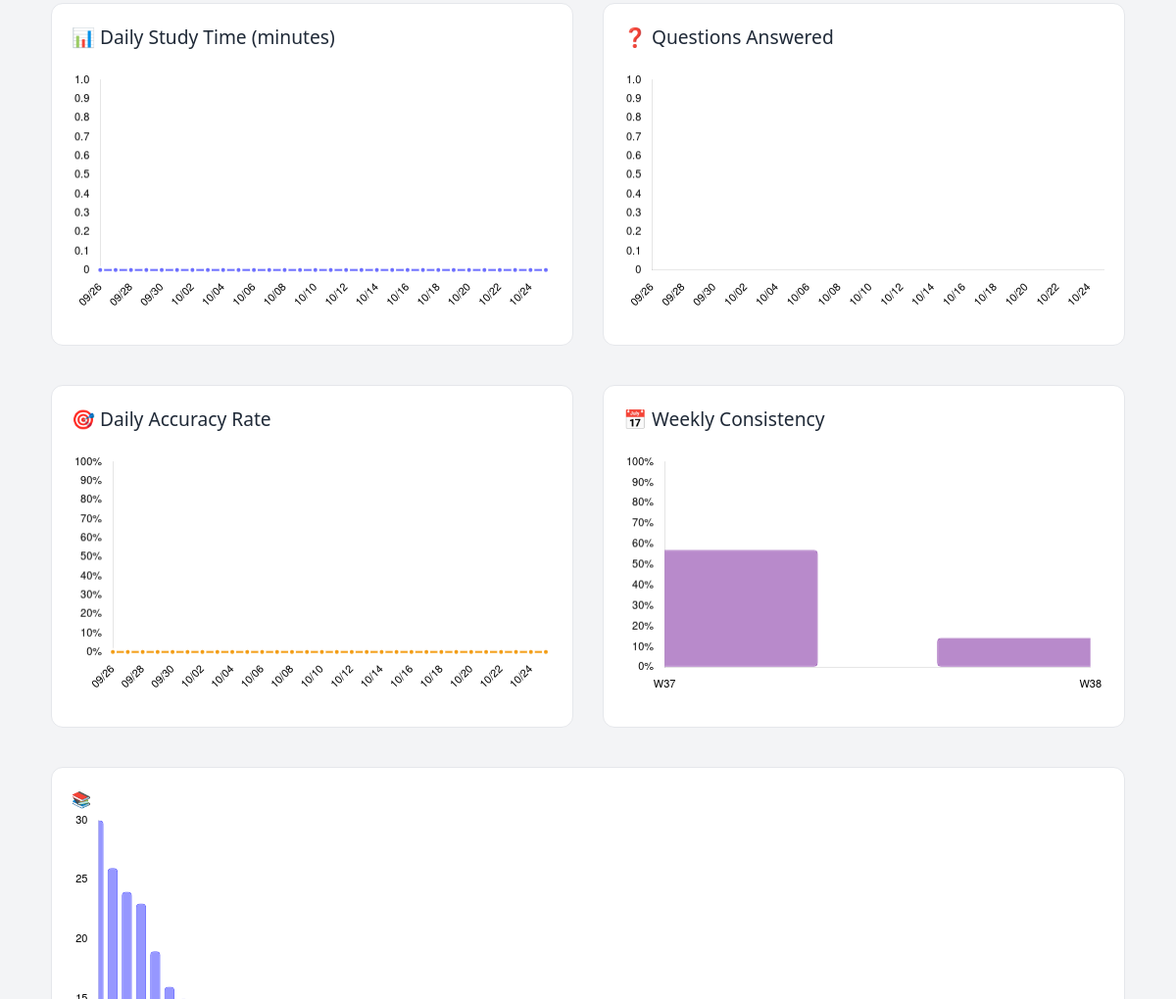
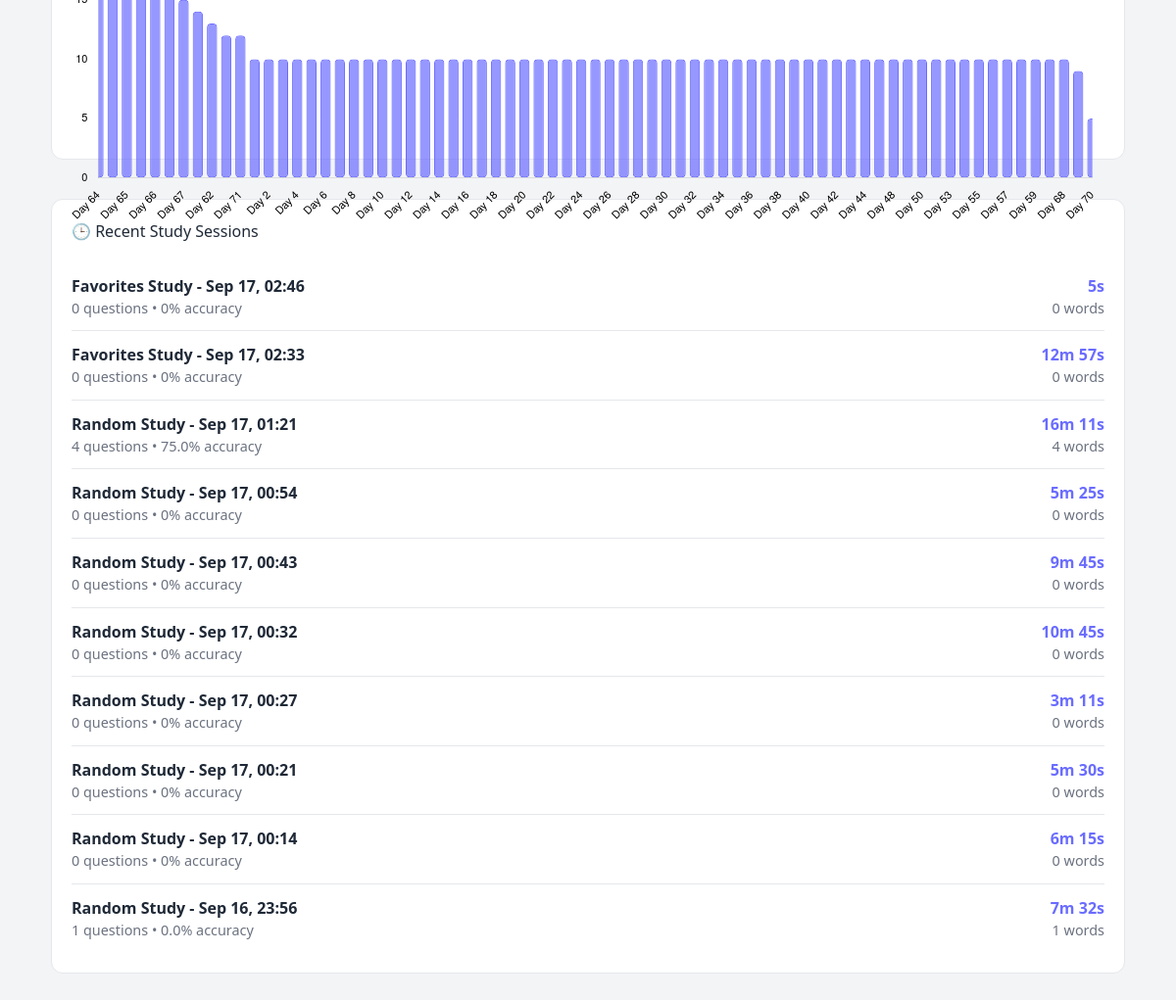
Page /statistics/ (signed in, lower part) on the earlier database version (2 pictures, top to bottom).
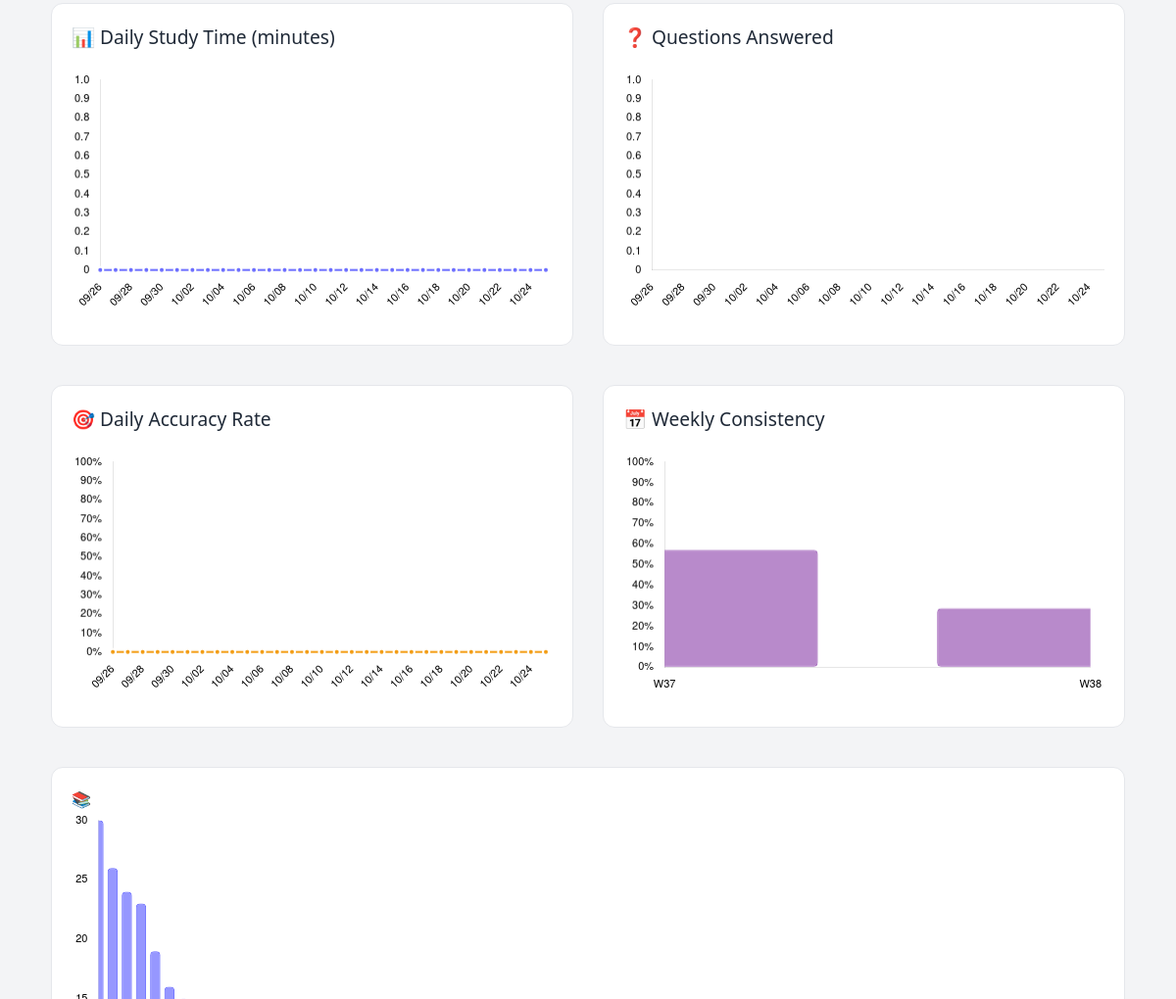
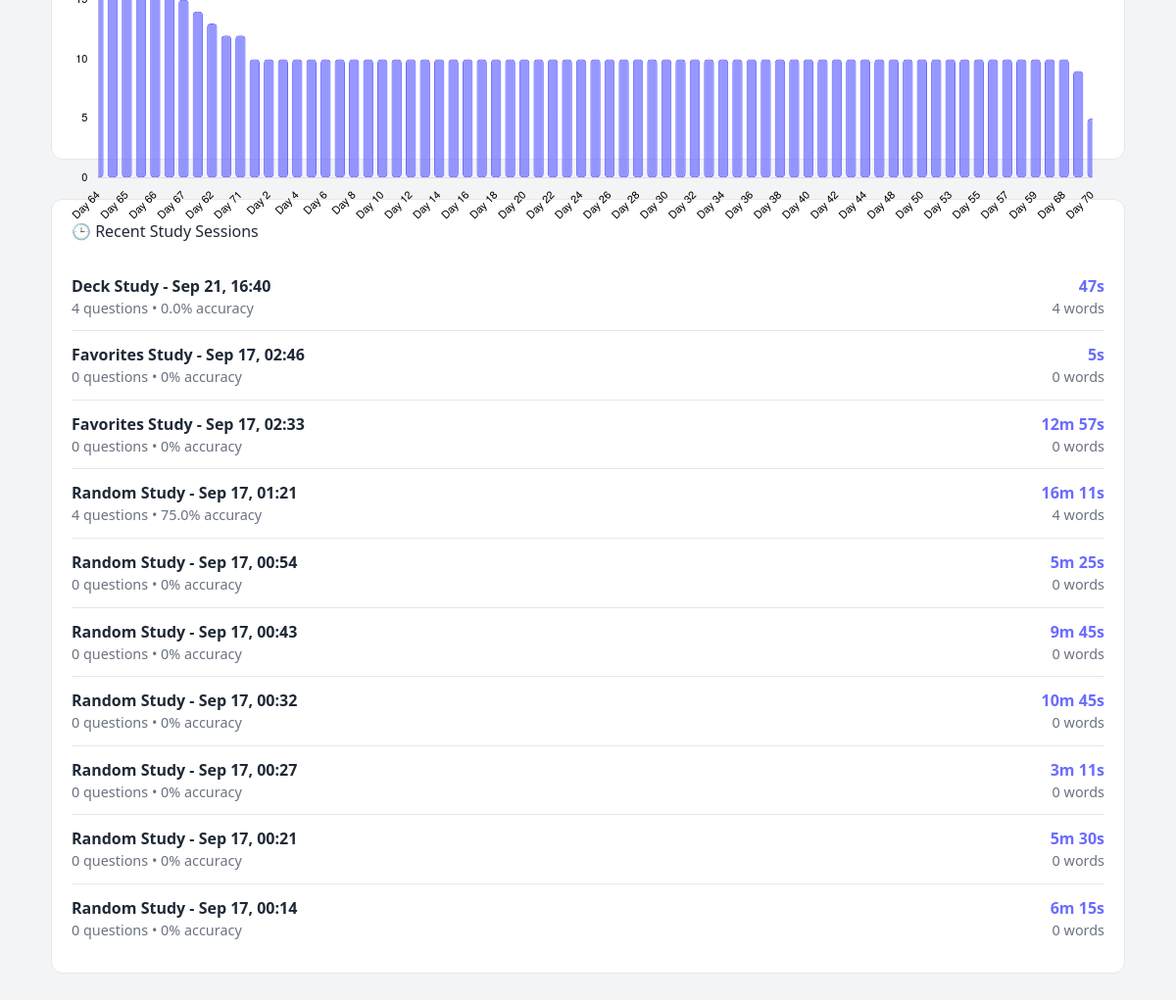
Same page on the later database version (2 pictures, top to bottom).
### vocabulary/models.py (models this page shows, shortened)
class StudySession(models.Model):
    STUDY_MODE_CHOICES = [
        ('deck', 'Deck Study'),
        ('random', 'Random Study'),
        ('favorites', 'Favorites Study'),
        ('spaced_repetition', 'Spaced Repetition'),
    ]
    user = models.ForeignKey(settings.AUTH_USER_MODEL, on_delete=models.CASCADE, related_name='study_sessions')
    session_start = models.DateTimeField(auto_now_add=True)
    session_end = models.DateTimeField(null=True, blank=True)
    study_mode = models.CharField(max_length=20, choices=STUDY_MODE_CHOICES, default='deck')
    decks_studied = models.ManyToManyField(Deck, blank=True, help_text="Decks included in this session")
    total_questions = models.PositiveIntegerField(default=0)
    correct_answers = models.PositiveIntegerField(default=0)
    incorrect_answers = models.PositiveIntegerField(default=0)
    session_duration_seconds = models.PositiveIntegerField(default=0, help_text="Total session duration in seconds")
    words_studied = models.PositiveIntegerField(default=0, help_text="Unique words encountered in this session")
    average_response_time = models.FloatField(default=0.0, help_text="Average time per question in seconds")
    created_at = models.DateTimeField(auto_now_add=True)
    updated_at = models.DateTimeField(auto_now=True)
    class Meta:
        ordering = ['-session_start']
        indexes = [
            models.Index(fields=['user', 'session_start']),
            models.Index(fields=['user', 'study_mode']),
        ]
    @property
    def accuracy_percentage(self):
        if self.total_questions == 0:
            return 0
        return round((self.correct_answers / self.total_questions) * 100, 1)
    @property
    def duration_formatted(self):
        if self.session_duration_seconds == 0:
            return "0m 0s"
        minutes = self.session_duration_seconds // 60
        seconds = self.session_duration_seconds % 60
        if minutes > 0:
            return f"{minutes}m {seconds}s"
        else:
            return f"{seconds}s"

### vocabulary/views.py (the view)
# urls.py: path('statistics/', views.statistics_view, name='statistics'),
@login_required
def statistics_view(request):
    from .statistics_utils import get_user_statistics_summary
    from .models import DailyStatistics, WeeklyStatistics
    import json as _json
    from django.db.models import Sum, Avg
    period = request.GET.get('period', '30')
    try:
        period_days = int(period)
    except ValueError:
        period_days = 30
    stats_summary = get_user_statistics_summary(request.user, period_days)
    end_date = timezone.now().date()
    start_date = end_date - timedelta(days=period_days-1)
    daily_stats = DailyStatistics.objects.filter(
        user=request.user,
        date__range=[start_date, end_date]
    ).order_by('date')
    chart_dates = []
    study_times = []
    questions_answered = []
    accuracy_rates = []
    current_date = start_date
    daily_stats_dict = {stat.date: stat for stat in daily_stats}
    while current_date <= end_date:
        chart_dates.append(current_date.strftime('%m/%d'))
        if current_date in daily_stats_dict:
            stat = daily_stats_dict[current_date]
            study_times.append(round(stat.total_study_time_seconds / 60, 1))  # Convert to minutes
            questions_answered.append(stat.total_questions_answered)
            accuracy_rates.append(stat.accuracy_percentage)
        else:
            study_times.append(0)
            questions_answered.append(0)
            accuracy_rates.append(0)
        current_date += timedelta(days=1)
    user_decks = Deck.objects.filter(user=request.user)
    deck_data = user_decks.annotate(card_count=Count('flashcards')).order_by('-card_count')
    deck_labels = [deck.name for deck in deck_data]
    deck_counts = [deck.card_count for deck in deck_data]
    recent_sessions = StudySession.objects.filter(
        user=request.user,
        session_end__isnull=False
    ).order_by('-session_start')[:10]
    weekly_stats = WeeklyStatistics.objects.filter(
        user=request.user
    ).order_by('-year', '-week_number')[:12]  # Last 12 weeks
    weekly_consistency = []
    weekly_labels = []
    for week_stat in reversed(weekly_stats):
        weekly_labels.append(f"W{week_stat.week_number}")
        weekly_consistency.append(week_stat.consistency_percentage)
    context = {
        'period_days': period_days,
        'stats_summary': stats_summary,
        'recent_sessions': recent_sessions,
        'chart_dates': _json.dumps(chart_dates),
        'study_times': _json.dumps(study_times),
        'questions_answered': _json.dumps(questions_answered),
        'accuracy_rates': _json.dumps(accuracy_rates),
        'weekly_labels': _json.dumps(weekly_labels),
        'weekly_consistency': _json.dumps(weekly_consistency),
        'deck_labels': _json.dumps(deck_labels),
        'deck_counts': _json.dumps(deck_counts),
        'period_options': [
            {'value': '7', 'label': 'Last 7 days'},
            {'value': '30', 'label': 'Last 30 days'},
            {'value': '90', 'label': 'Last 3 months'},
            {'value': '365', 'label': 'Last year'},
        ],
        'current_period': period,
    }
    return render(request, 'vocabulary/enhanced_statistics.html', context)

### accounts/models.py (called while the page is built)
    @property
    def avatar_url(self):
        if self.avatar and hasattr(self.avatar, 'url'):
            return self.avatar.url
        return '/static/images/default-avatar.png'  # Default avatar fallback

### vocabulary/context_processors.py (called while the page is built)
    def _(message):
        return str(message)

### vocabulary/models.py (called while the page is built)
    @property
    def consistency_percentage(self):
        return round((self.study_days_count / 7) * 100, 1)

### vocabulary/statistics_utils.py (called while the page is built)
def get_study_streak(user, end_date=None):
    if end_date is None:
        end_date = timezone.now().date()
    streak = 0
    current_date = end_date
    while True:
        try:
            daily_stat = DailyStatistics.objects.get(user=user, date=current_date)
            if daily_stat.is_study_day:
                streak += 1
                current_date -= timedelta(days=1)
            else:
                break
        except DailyStatistics.DoesNotExist:
            break
    return streak

### vocabulary/templates/vocabulary/enhanced_statistics.html (shortened to what this page needs)
{% extends "base.html" %}
{% load static %}
{% block content %}
<div class="enhanced-stats-page">
  <div class="charts-section">
    <div class="chart-container">
      <h3>📊 Daily Study Time (minutes)</h3>
      <div class="chart-wrapper">
        <canvas id="studyTimeChart"></canvas>
      </div>
    </div>
    <div class="chart-container">
      <h3>❓ Questions Answered</h3>
      <div class="chart-wrapper">
        <canvas id="questionsChart"></canvas>
      </div>
    </div>
  </div>
  <div class="charts-section">
    <div class="chart-container">
      <h3>🎯 Daily Accuracy Rate</h3>
      <div class="chart-wrapper">
        <canvas id="accuracyChart"></canvas>
      </div>
    </div>
    <div class="chart-container">
      <h3>📅 Weekly Consistency</h3>
      <div class="chart-wrapper">
        <canvas id="consistencyChart"></canvas>
      </div>
    </div>
  </div>
  {% if deck_labels %}
  <div class="single-chart-container">
    <h3>📚 Cards per Deck</h3>
    <div class="single-chart-wrapper">
      <canvas id="deckChart"></canvas>
    </div>
  </div>
  {% endif %}
  {% if recent_sessions %}
  <div class="recent-sessions">
    <h3 style="margin-bottom:20px;color:var(--card-text-main);">🕒 Recent Study Sessions</h3>
    <div class="sessions-list">
      {% for session in recent_sessions %}
      <div class="session-item">
        <div class="session-info">
          <div style="font-weight:600;color:var(--card-text-main);">
            {{ session.get_study_mode_display }} - {{ session.session_start|date:"M d, H:i" }}
          </div>
          <div style="font-size:0.9em;color:var(--card-text-muted);">
            {{ session.total_questions }} questions • {{ session.accuracy_percentage }}% accuracy
          </div>
        </div>
        <div class="session-stats">
          <div style="font-weight:600;color:var(--primary-color);">{{ session.duration_formatted }}</div>
          <div style="font-size:0.9em;color:var(--card-text-muted);">{{ session.words_studied }} words</div>
        </div>
      </div>
      {% endfor %}
    </div>
  </div>
  {% endif %}
</div>
{% endblock %}

### vocabulary/templates/base.html (shortened to what this page needs)
{% load static %}
<!DOCTYPE html>
  <html lang="en">
  <head>
    <script src="https://cdn.tailwindcss.com"></script>
    <link rel="stylesheet" type="text/css" href="{% static 'css/main.css' %}" />
    <link
      rel="stylesheet"
      href="https://cdnjs.cloudflare.com/ajax/libs/font-awesome/6.0.0-beta3/css/all.min.css"
    />
  </head>
  <body class="bg-gray-100 dark:bg-gray-900">
    <main class="py-10">
      <div class="max-w-7xl mx-auto px-4 sm:px-6 lg:px-8">
        {% block content %}{% endblock %}
      </div>
    </main>
  </body>
</html>

### static/css/main.css (style rules this page uses)
* { margin: 0; padding: 0; box-sizing: border-box; }
body { background: #18182f; color: #fff; font-family: "Segoe UI", Tahoma, Geneva, Verdana, sans-serif; line-height: 1.6; min-height: 100vh; }

### vocabulary/templates/base.html (style rules this page uses)
:root { --primary-color: #6a6cff; --primary-color-dark: #5859d8; --background-main: #f3f4f6; --background-secondary: #ffffff; --background-light: #ffffff; --text-main: #1f2937; --text-muted: #6b7280; --border-color: #e5e7eb; --card-background: var(--background-secondary); --card-border-color: var(--border-color); --card-text-main: var(--text-main); --card-text-muted: var(--text-muted); --card-shadow: 0 1px 3px 0 rgba(0, 0, 0, 0.1), 0 1px 2px 0 rgba(0, 0, 0, 0.06); --card-shadow-hover: 0 4px 6px -1px rgba(0, 0, 0, 0.1), 0 2px 4px -1px rgba(0, 0, 0, 0.06); }

### vocabulary/templates/vocabulary/enhanced_statistics.html (style rules this page uses)
.enhanced-stats-page { max-width: 1400px; margin: 0 auto; padding: 20px; overflow-x: hidden; min-height: 100vh; box-sizing: border-box; }
html, body { overflow-x: hidden; }
* { box-sizing: border-box; }
.charts-section { display: grid; grid-template-columns: 1fr 1fr; gap: 30px; margin-bottom: 40px; }
.chart-container { background: var(--card-background); border: 1px solid var(--card-border-color); border-radius: 12px; padding: 20px; position: relative; height: 350px; overflow: hidden; box-sizing: border-box; }
.chart-container h3 { margin: 0 0 20px 0; color: var(--card-text-main); font-size: 1.2em; }
.chart-wrapper { position: relative; height: 280px; width: 100%; overflow: hidden; }
.chart-wrapper canvas { max-width: 100%; max-height: 100%; }
.single-chart-container { background: var(--card-background); border: 1px solid var(--card-border-color); border-radius: 12px; padding: 20px; margin-bottom: 40px; height: 400px; }
.single-chart-wrapper { position: relative; height: 320px; width: 100%; }
.recent-sessions { background: var(--card-background); border: 1px solid var(--card-border-color); border-radius: 12px; padding: 20px; margin-bottom: 20px; }
.session-item { display: flex; justify-content: space-between; align-items: center; padding: 12px 0; border-bottom: 1px solid var(--card-border-color); }
.session-item:last-child { border-bottom: none; }
.session-info { flex: 1; }
.session-stats { text-align: right; min-width: 100px; }

Differences in the rows shown:
no longer on this page (row unchanged): StudySession: study_mode "Random Study", session_start "Sep 16, 23:56", total_questions "1", accuracy_percentage "0.0", duration_formatted "7m 32s", words_studied "1"
added StudySession: study_mode "Deck Study", session_start "Sep 21, 16:40", total_questions "4", accuracy_percentage "0.0", duration_formatted "47s", words_studied "4"
Other differences:
chart data {{ weekly_consistency|safe }}: [57.1, 14.3] → [57.1, 28.6]
